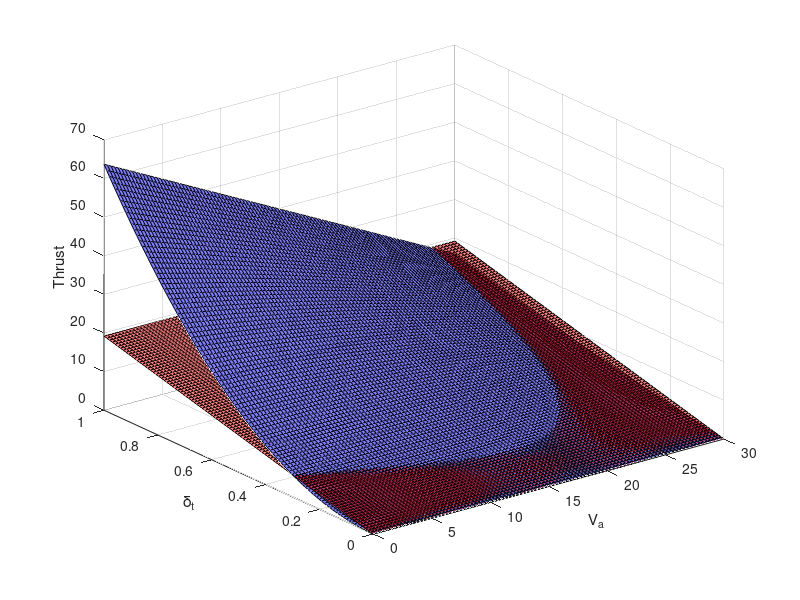

Write MATLAB code to recreate this figure.
clear, close all

rho = 1.2682;
S_prop = 0.0314;
C_prop = 1.0;
k_motor = 40;
C_F_t = 19.2089;

Va = linspace(0,30,100);
delta_t = linspace(0,1,100);

[Va_,delta_t_] = meshgrid(Va,delta_t);
% thrust = 0.5 * rho * S_prop * C_prop * ((k_motor * delta_t_).^2 - Va_.^2);
thrust = rho * S_prop * C_prop * (Va_ + delta_t_ .* (k_motor - Va_)) .* delta_t_ .* (k_motor - Va_);
thrust_linear = C_F_t * delta_t_;

figure(1), clf, grid on
surf(Va, delta_t, thrust, 'facecolor', 'b', 'facealpha', 0.5), hold on
surf(Va, delta_t, thrust_linear, 'facecolor', 'r', 'facealpha', 0.5)
xlabel('V_a')
ylabel('\delta_t')
zlabel('Thrust')

% figure(2), clf, grid on
% plot(delta_t_(:,1), thrust(:,50))
% xlabel('\delta_t')
% ylabel('Thrust')
